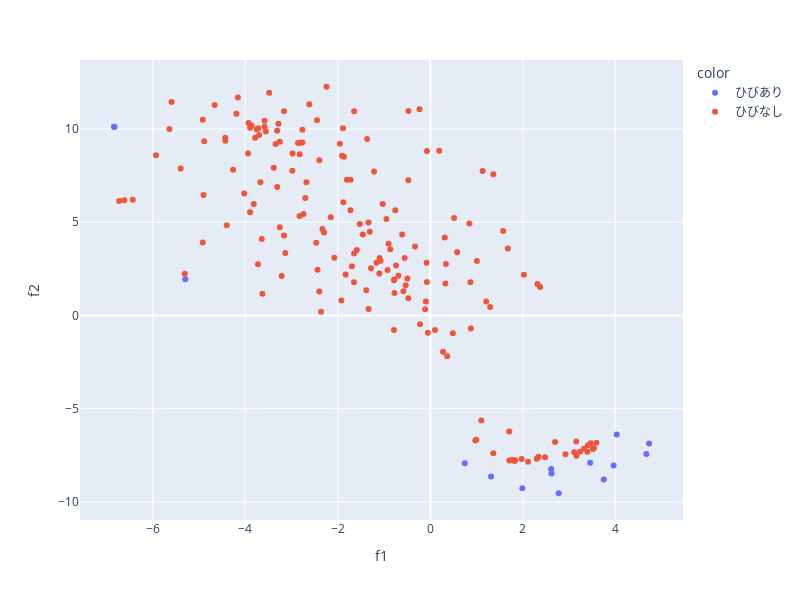

The notebook cell this image was saved under:
### Markdown cell above
## 特徴空間分離

### Code cell
from sklearn.manifold import TSNE
from sklearn.decomposition import PCA
import pandas as pd

feature_model = model.get_layer("sequential_1").get_layer("model_12")
feature_model = tf.keras.Model(inputs=feature_model.input, outputs=feature_model.get_layer("block3_pool").output)

# 特徴量抽出モデル
test = train_ds.unbatch()
#a_x = [tf.keras.losses.MAE(model(np.expand_dims(x, axis=0)), x).numpy().flatten() for x, y in test]
a_x = [feature_model(np.expand_dims(x, axis=0)).numpy().flatten() for x, y in test]
a_y = [0] * len(a_x)
a_c = ["ひびあり"] * len(a_x)

a_n = []
for idx in coco.getImgIds()[:15]:
    anns = coco.loadAnns(coco.getAnnIds(idx))
    a_n.append(coco.loadImgs(idx)[0]["file_name"])


unb_test = recon_train_ds.unbatch()
#b_x = [tf.keras.losses.MAE(model(np.expand_dims(x, axis=0)), x).numpy().flatten() for x, y in unb_test]
b_x = [feature_model(np.expand_dims(x, axis=0)).numpy().flatten() for x, y in unb_test]
b_y = [1] * len(b_x)
b_c = ["ひびなし"] * len(b_x)
b_n = [str(p.name) for p in Path("./data/images/non_clack").glob("*")]

a_x.extend(b_x)
a_y.extend(b_y)
a_c.extend(b_c)
a_n.extend(b_n[:180])

feature  = TSNE(n_components=2).fit_transform(np.array(a_x))

print(len(a_x), len(a_c), len(a_n))

plot_df = pd.DataFrame({"f1":feature[:, 0],"f2":feature[:, 1],"color":a_c, "name":a_n})

#plt.scatter(feature[:, 0], feature[:, 1], alpha=0.8, color=a_c)
fig = px.scatter(plot_df, x="f1", y="f2", color="color", hover_name="name" )
fig.update_layout(width=800, height=600)

### Figure 1 — Plotly figure (JSON) as saved in the notebook; plotly's stock layout.template omitted (floating-point values rounded to 4 significant figures; data arrays with more than 128 entries replaced by an {"elided": "..."} marker saying what was removed)
{"data": [{"hovertemplate": "<b>%{hovertext}</b><br><br>color=ひびあり<br>f1=%{x}<br>f2=%{y}<extra></extra>", "hovertext": ["7057-226.jpg", "7057-210.jpg", "7048-134.jpg", "7030-225.jpg", "7028-202.jpg", "7027-119.jpg", "7026-169.jpg", "7025-14.jpg", "7021-26.jpg", "7019-248.jpg", "7018-102.jpg", "7017-32.jpg", "7016-29.jpg", "7014-49.jpg", "7010-96.jpg"], "legendgroup": "ひびあり", "marker": {"color": "#636efa", "symbol": "circle"}, "mode": "markers", "name": "ひびあり", "orientation": "v", "showlegend": true, "type": "scatter", "x": [-6.84, -6.828, 3.458, 3.751, 3.964, 2.614, 1.991, 2.623, 1.315, 2.777, 4.732, -5.296, 0.7455, 4.673, 4.031], "xaxis": "x", "y": [10.11, 10.11, -7.902, -8.793, -8.048, -8.234, -9.268, -8.47, -8.629, -9.533, -6.859, 1.935, -7.923, -7.426, -6.385], "yaxis": "y"}, {"hovertemplate": "<b>%{hovertext}</b><br><br>color=ひびなし<br>f1=%{x}<br>f2=%{y}<extra></extra>", "hovertext": {"elided": "180 str values"}, "legendgroup": "ひびなし", "marker": {"color": "#EF553B", "symbol": "circle"}, "mode": "markers", "name": "ひびなし", "orientation": "v", "showlegend": true, "type": "scatter", "x": {"elided": "180 float values"}, "xaxis": "x", "y": {"elided": "180 float values"}, "yaxis": "y"}], "layout": {"height": 600, "legend": {"title": {"text": "color"}, "tracegroupgap": 0}, "margin": {"t": 60}, "width": 800, "xaxis": {"anchor": "y", "domain": [0, 1], "title": {"text": "f1"}}, "yaxis": {"anchor": "x", "domain": [0, 1], "title": {"text": "f2"}}}}
